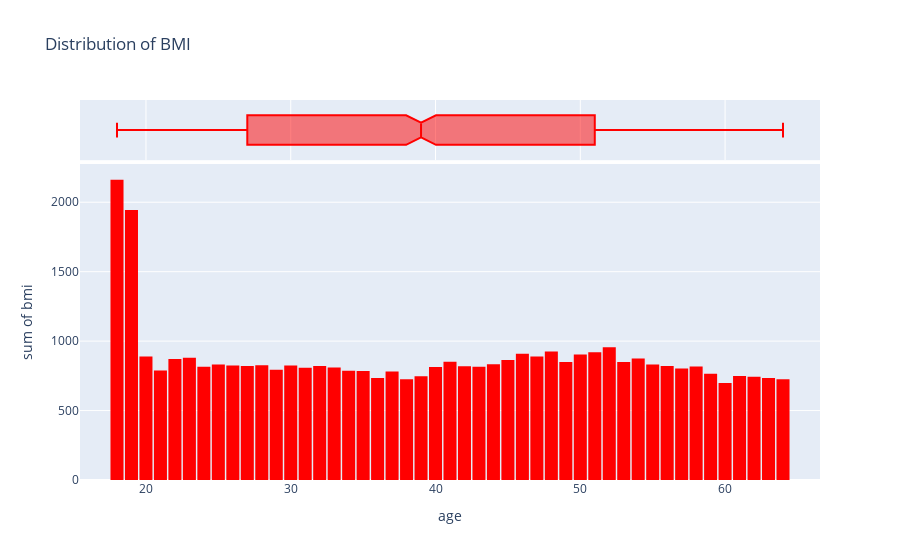

The code cell stored with this chart in its notebook:
### Markdown cell above
## Age vs BMI

### Code cell
fig=px.histogram(medical_df,
         x='age',
          y='bmi',
           marginal='box',
            nbins=47,      #generate auto
         color_discrete_sequence=['red'],        
         title='Distribution of BMI')
fig.update_layout(bargap=0.1)
fig.show()  #no effect

### Figure 1 — Plotly figure (JSON) as saved in the notebook; plotly's stock layout.template omitted (floating-point values rounded to 4 significant figures; data arrays with more than 128 entries replaced by an {"elided": "..."} marker saying what was removed)
{"data": [{"alignmentgroup": "True", "bingroup": "x", "histfunc": "sum", "hovertemplate": "age=%{x}<br>sum of bmi=%{y}<extra></extra>", "legendgroup": "", "marker": {"color": "red", "pattern": {"shape": ""}}, "name": "", "nbinsx": 47, "offsetgroup": "", "orientation": "v", "showlegend": false, "type": "histogram", "x": {"elided": "1338 int values"}, "xaxis": "x", "y": {"elided": "1338 float values"}, "yaxis": "y"}, {"alignmentgroup": "True", "hovertemplate": "age=%{x}<extra></extra>", "legendgroup": "", "marker": {"color": "red"}, "name": "", "notched": true, "offsetgroup": "", "showlegend": false, "type": "box", "x": {"elided": "1338 int values"}, "xaxis": "x2", "yaxis": "y2"}], "layout": {"bargap": 0.1, "barmode": "relative", "legend": {"tracegroupgap": 0}, "title": {"text": "Distribution of BMI"}, "xaxis": {"anchor": "y", "domain": [0, 1], "title": {"text": "age"}}, "xaxis2": {"anchor": "y2", "domain": [0, 1], "matches": "x", "showgrid": true, "showticklabels": false}, "yaxis": {"anchor": "x", "domain": [0, 0.8316], "title": {"text": "sum of bmi"}}, "yaxis2": {"anchor": "x2", "domain": [0.8416, 1], "matches": "y2", "showgrid": false, "showline": false, "showticklabels": false, "ticks": ""}}}
